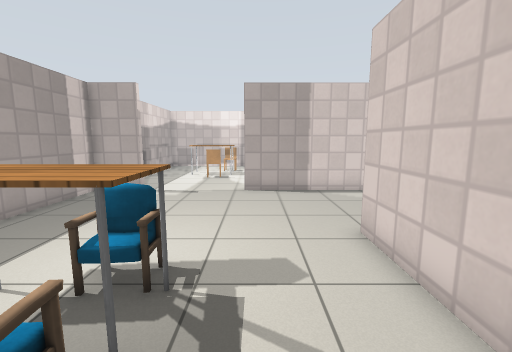
view 1 (above)

15 first-person views from a walk through a robot-simulator world made for Gazebo. The camera is 1.2 m above the floor, tilts 8° down and sees 90° across. The floor is counted in squares, 0.5 m on a side. Each view is taken from the middle of a square. On the plan, view 1 faces up. The plan holds only what a view shows up to about 17 squares ahead; the rest is blank. Gazebo's built-in surfaces are drawn with simple patterns. Some stock models are drawn as simple stand-ins.

view 2
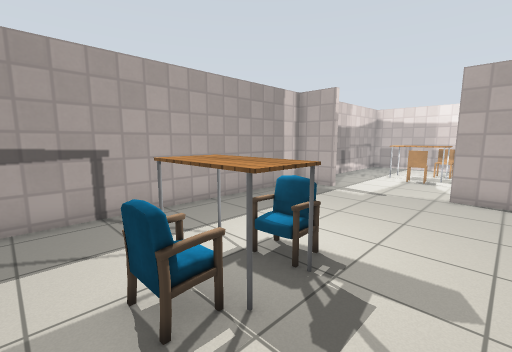

view 3
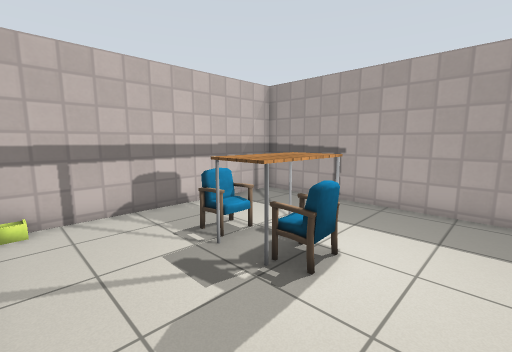

view 4
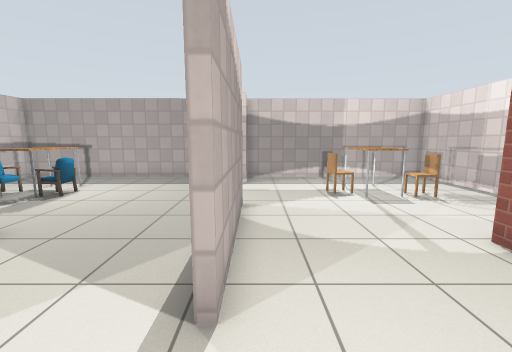

view 5
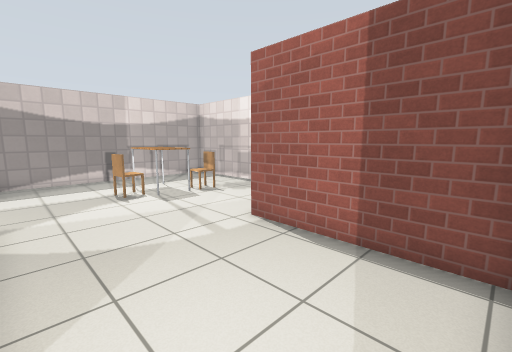

view 6
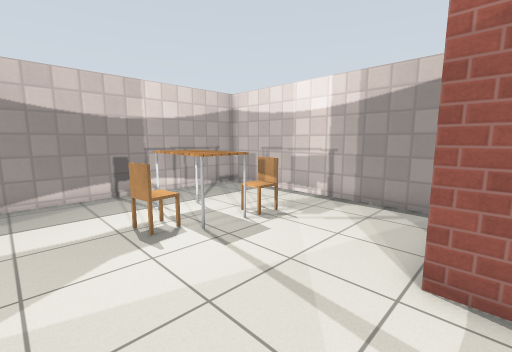

view 7
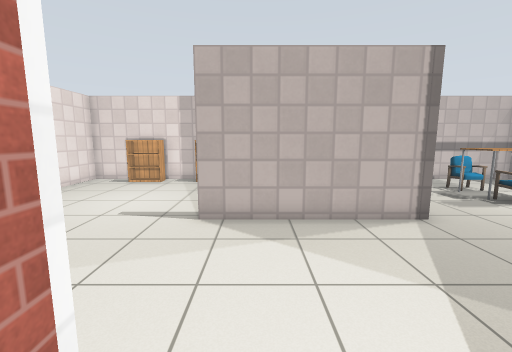

view 8
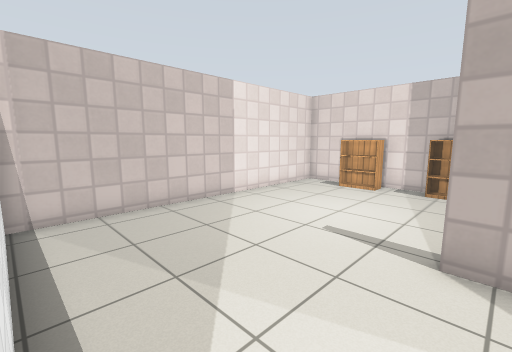

view 9
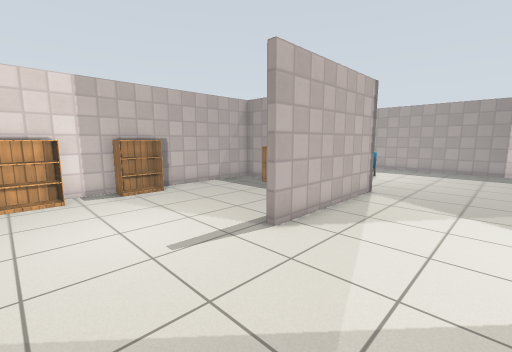

view 10
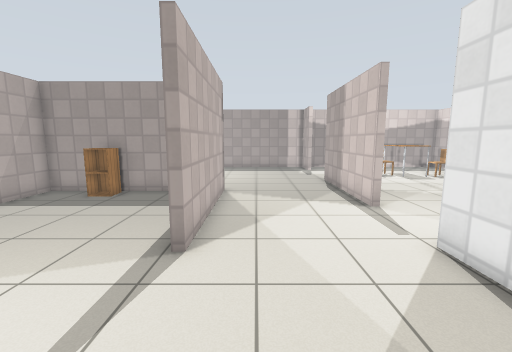

view 11
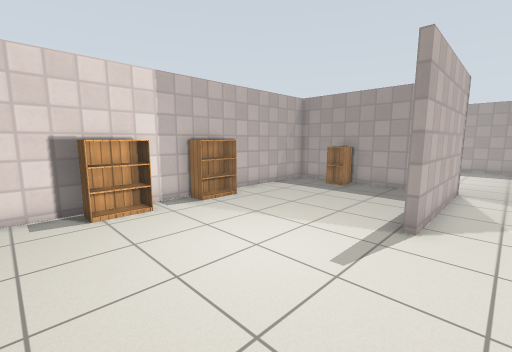

view 12
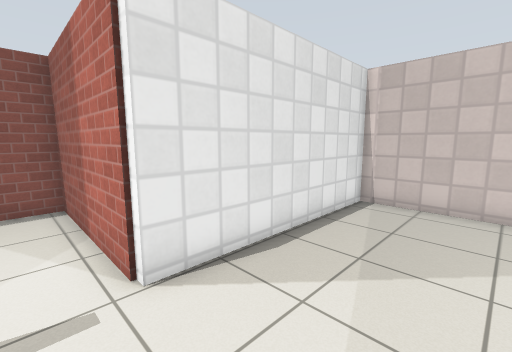

view 13
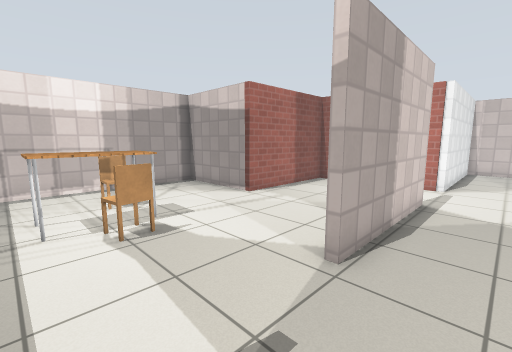

view 14
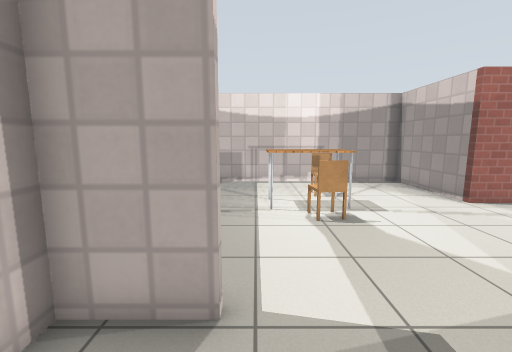

view 15
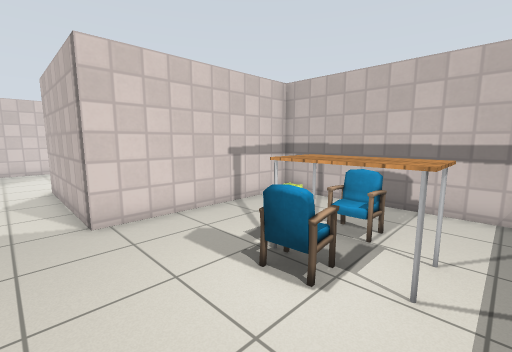

### Floor plan
Points are (right, up) in squares from view 1. A wall is a line through its corners. A room is listed if a view was taken in it or the views show most of it. See-through windows are left out.
Room 1 (views 1, 2, 3, 13, 14, 15)
walls: (-5.4, 12.1) (-7.7, 12.1) (-7.7, -1.7) (2.7, -1.7) (2.7, 6.5); (1.6, 12.1) (-0.6, 12.1)
ways out: opening at (-3, 12) to room 2; opening at (2.2, 9) to room 3
objects: table (-4, 3) to (-2, 4); chair (-3, 1) to (-2, 2); chair (-3, 4) to (-2, 4)
Room 2 (views 4, 5, 6, 7)
walls: (-0.6, 12.5) (6, 12.5); (9.4, 12.1) (9.4, 18.6) (3.2, 18.6) (3.2, 23.8) (-7.7, 23.8) (-7.7, 12.5) (-5.5, 12.5)
ways out: opening at (-3, 12) to room 1; opening at (7.5, 12) to room 3
objects: table (-4, 18) to (-2, 19); chair (-3, 17); chair (-2, 20)
Room 3 (views 8, 9, 10, 11, 12)
walls: (3, 4.5) (3, -1.7) (17.9, -1.7) (17.9, 12.1) (9.4, 12.1); (2.7, 6.5) (9.7, 6.5); (6, 12.5) (6, 12.1) (1.6, 12.1)
ways out: opening at (2.2, 9) to room 1; opening at (7.5, 12) to room 2
objects: cabinet (4, 1) to (4, 2); bookshelf (10, -1) to (11, -1); bookshelf (14, -1) to (15, -1)

Where each view was taken, in squares from view 1:
view 1: 0 up, 0 right, facing up
view 2: 0 up, 1 right, facing up-left
view 3: 7 up, 2 right, facing down-left
view 4: 13 up, 9 right, facing left
view 5: 13 up, 9 right, facing up-left
view 6: 14 up, 4 right, facing up-left
view 7: 14 up, 8 right, facing down
view 8: 12 up, 9 right, facing down-right
view 9: 11 up, 15 right, facing down-left
view 10: 8 up, 15 right, facing left
view 11: 8 up, 17 right, facing down-left
view 12: 8 up, 8 right, facing up-right
view 13: 10 up, 5 left, facing up-right
view 14: 9 up, 5 left, facing up
view 15: 8 up, 5 left, facing down-right
